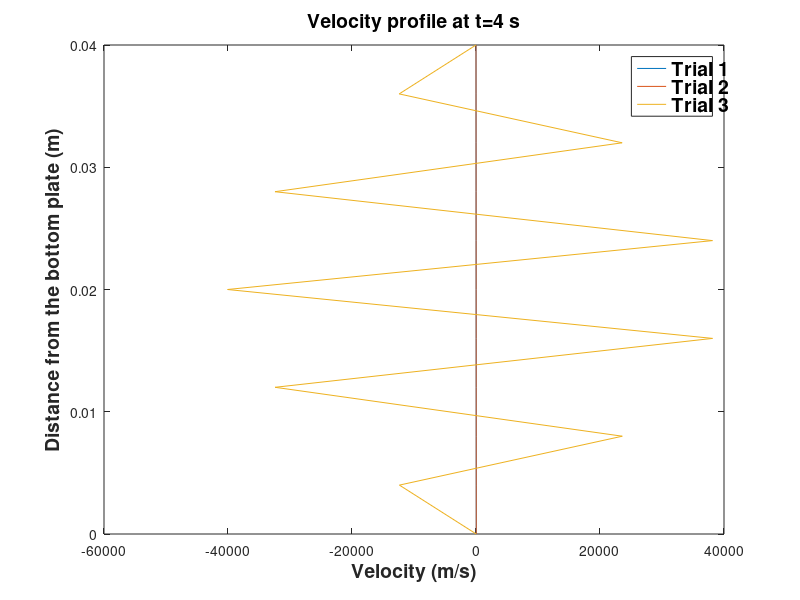

MATLAB code to generate this figure:
%PROJECT 1 - FINITE DEIFFERENCE - DIFFUSION EQUATION
clear;
clc;

%FTCS NUMERICAL SCHEME 1 del_t = 0.01 s
%INPUT PARAMETERS
nu = 0.000217;               %KINEMATIC VISCOSITY [m^2/s]
h = 0.04;                    %DISTANCE BETWEEN THE PLATES [m]
N = 11;                      %NUMBER OF NODES IN THE y DIRECTION
del_t = 0.01                %DISCRETIZATION IN TIME [s]
t_final = 4                %END TIME [s]
U_0 = 40;

del_y = h/(N-1)             %DISCRETIZATION IN y [m]
d = (nu*del_t)/(del_y^2)    %STABILITY CONDITION FOR THE FTCS SCHEME

%INITIAL CONDITIONS
u_o(1) = 40;                 
u_o(2:N) = 0;
j = 1;                       %TIME INDEX
t = 0;
while t<t_final;
    t=j*del_t;
    u(1)=40;                 %BOUNDARY CONDITION [m/s]
    u(N)=0;                  %BOUNDARY CONDITION [m/s]
    for i=2:(N-1);
        u(i)=u_o(i)+d*(u_o(i+1)-2*u_o(i)+u_o(i-1));
    end
    u_o=u;
    j=j+1;
end
Y_axis=0:del_y:h;

%FTCS NUMERICAL SCHEME 2 - del_t = 0.037 s 
%INPUT PARAMETERS
nu = 0.000217;               %KINEMATIC VISCOSITY [m^2/s]
h = 0.04;                    %DISTANCE BETWEEN THE PLATES [m]
N = 11;                      %NUMBER OF NODES IN THE y DIRECTION
del_t_2 = 0.037                %DISCRETIZATION IN TIME [s]
t_final = 4                %END TIME [s]
U_0 = 40;

del_y = h/(N-1)             %DISCRETIZATION IN y [m]
d_2 = (nu*del_t_2)/(del_y^2)    %STABILITY CONDITION FOR THE FTCS SCHEME

%INITIAL CONDITIONS
u_o_2(1) = 40;                 
u_o_2(2:N) = 0;
j = 1;                       %TIME INDEX
t = 0;
while t<t_final;
    t=j*del_t_2;
    u_2(1)=40;                 %BOUNDARY CONDITION [m/s]
    u_2(N)=0;                  %BOUNDARY CONDITION [m/s]
    for i=2:(N-1);
        u_2(i)=u_o_2(i)+d_2*(u_o_2(i+1)-2*u_o_2(i)+u_o_2(i-1));
    end
    u_o_2=u_2;
    j=j+1;
end
Y_axis=0:del_y:h;

%FTCS NUMERICAL SCHEME 3 - del_t = 0.04 s
%INPUT PARAMETERS
nu = 0.000217;               %KINEMATIC VISCOSITY [m^2/s]
h = 0.04;                    %DISTANCE BETWEEN THE PLATES [m]
N = 11;                      %NUMBER OF NODES IN THE y DIRECTION
del_t_3 = 0.04                %DISCRETIZATION IN TIME [s]
t_final = 4                %END TIME [s]
U_0 = 40;

del_y = h/(N-1)             %DISCRETIZATION IN y [m]
d_3 = (nu*del_t_3)/(del_y^2)    %STABILITY CONDITION FOR THE FTCS SCHEME

%INITIAL CONDITIONS
u_o_3(1) = 40;                 
u_o_3(2:N) = 0;
j = 1;                       %TIME INDEX
t = 0;
while t<t_final;
    t=j*del_t_3;
    u_3(1)=40;                 %BOUNDARY CONDITION [m/s]
    u_3(N)=0;                  %BOUNDARY CONDITION [m/s]
    for i=2:(N-1);
        u_3(i)=u_o_3(i)+d_3*(u_o_3(i+1)-2*u_o_3(i)+u_o_3(i-1));
    end
    u_o_3=u_3;
    j=j+1;
end
Y_axis=0:del_y:h;





plot(u_o,Y_axis,u_o_2,Y_axis,u_o_3,Y_axis)
xlabel('Velocity (m/s)');
ylabel('Distance from the bottom plate (m)');
legend('Trial 1','Trial 2','Trial 3')
title('Velocity profile at t=4 s')

figureHandle = gcf;
%# make all text in the figure to size 14 and bold
set(findall(figureHandle,'type','text'),'fontSize',14,'fontWeight','bold')
        

